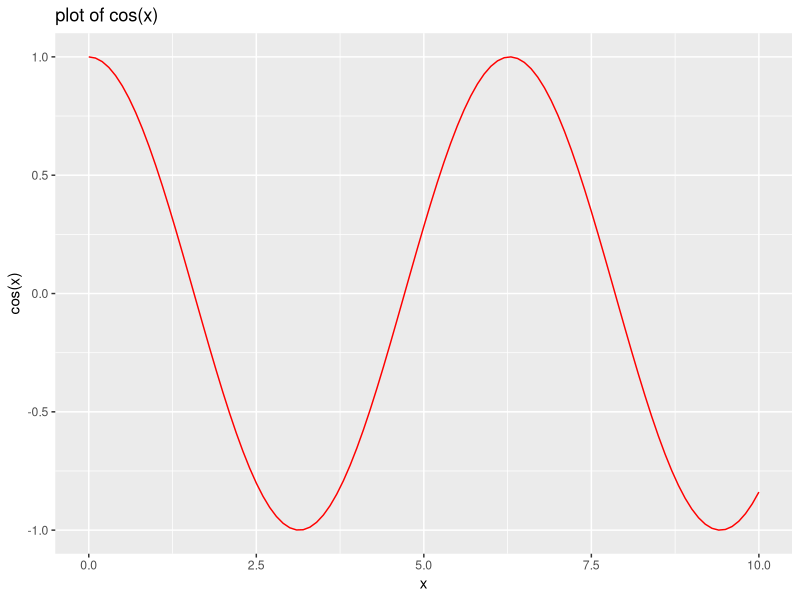

Recreate this plot in R.
# James Shirk, August 27, 2019 for Dr. Pratt Computational Physics class assignment 1, problem 2

library(ggplot2)
library(scales)
library(pracma)

t = seq(0,10,.1)
y = cos(t)

cosine <- data.frame(t,y)
taylorSeries1 <- data.frame(t)


comparisonPlot <- ggplot() +
    geom_line(data=cosine, aes(x=t, y=y, group=1), colour="#FF0000") +
    #geom_line(data=taylorSeries, aes(x=t, y=y, group=1), colour="#FF0000") +
    labs(x = "x", y = "cos(x)", title = "plot of cos(x)") 

ggsave("cosine.png", plot = comparisonPlot, device = NULL, path = NULL,
  scale = 1, width = 20, height = 10, units = c("cm"),
  dpi = 300, limitsize = TRUE)
